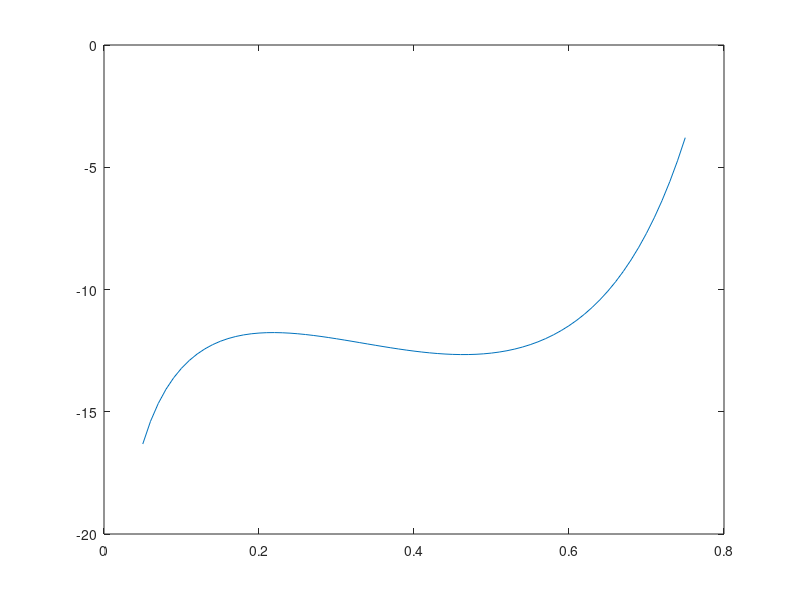

MATLAB code to generate this figure:
V_PA = 27;
V_PB = 1;
V_RTM = 7.2;
r = 0.05:0.01:0.75;
%r = [0.11685700197446966 0.5410226704894886]';
% y = -2 * V_PA + (V_PB * V_PB * V_RTM) ./ (r .* (V_PB - r) .* (V_PB - r));
y = -2 * V_PA .* r + V_RTM * log(r ./ (V_PB - r)) + V_RTM * V_PB ./ (V_PB - r);
figure;
plot(r, y);

